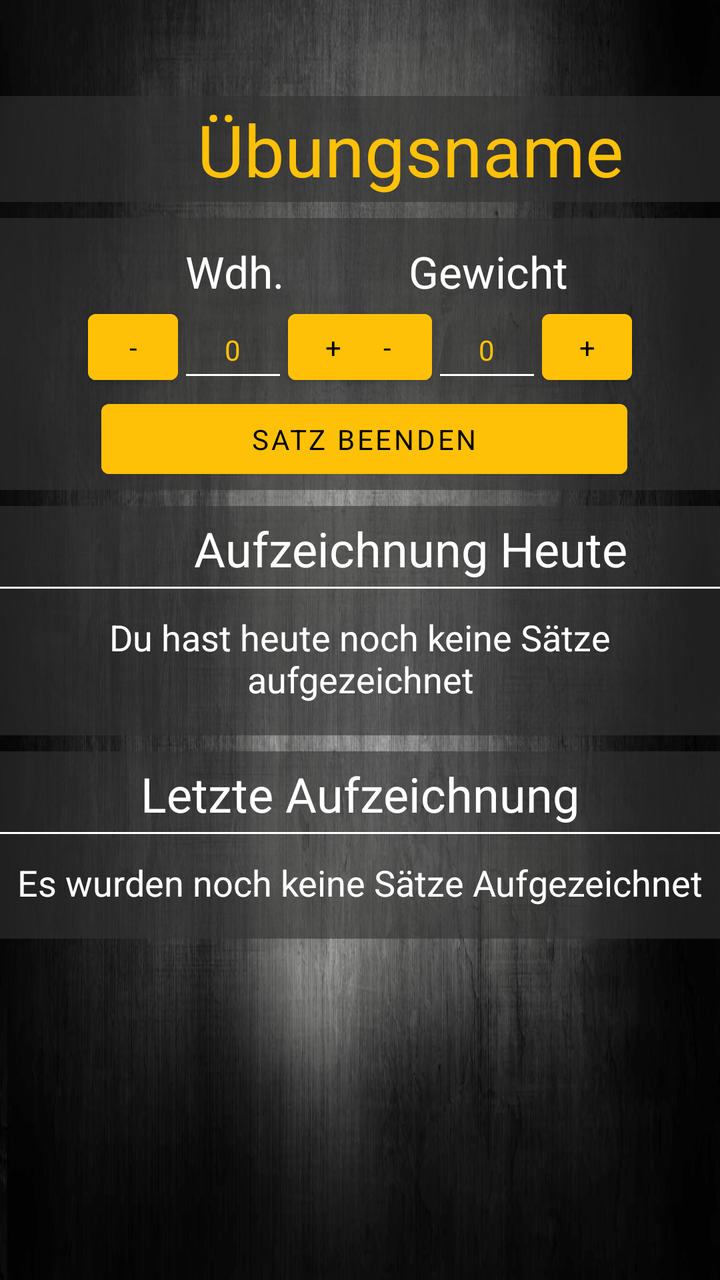
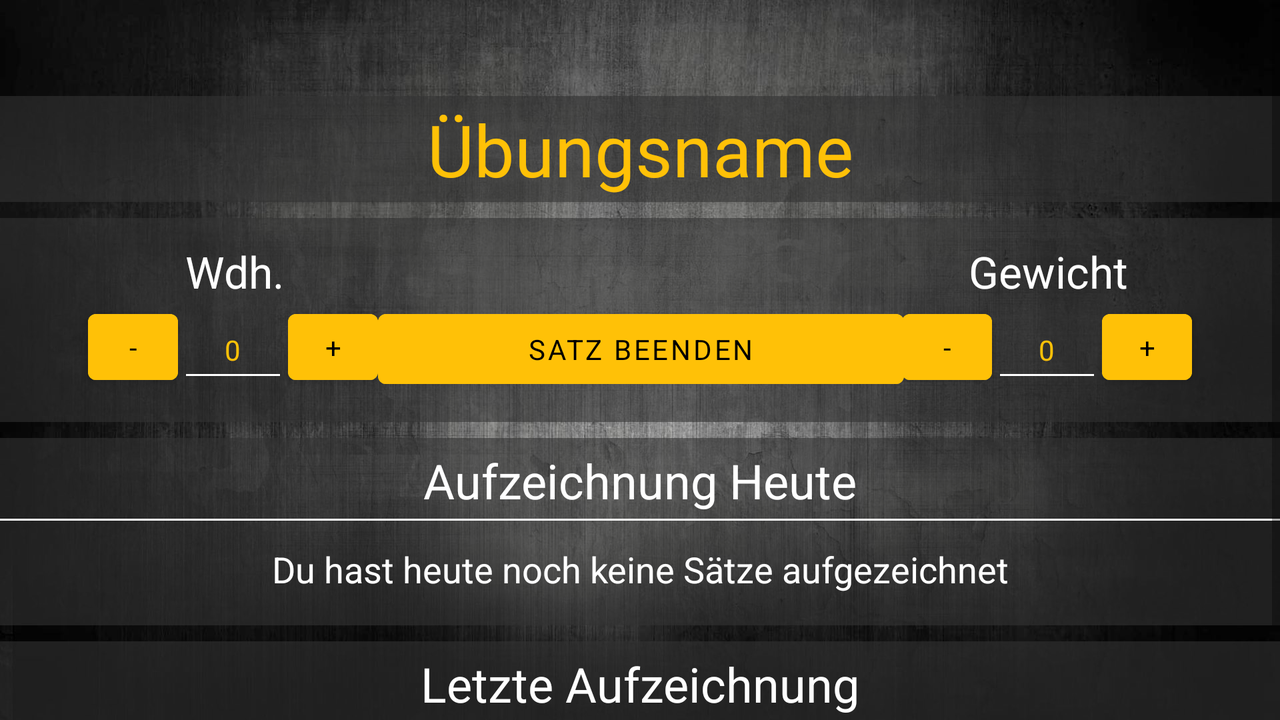

Compare how this app lays out the same screen by default and in its alternative resource folder. The renders come first, then the two layout files and the values they reference.
<!-- AndroidManifest.xml: application theme Theme.MyFitnessBuddy -->
<!-- res/layout/fragment_exercisedetail.xml -->
<?xml version="1.0" encoding="utf-8"?>
<androidx.constraintlayout.widget.ConstraintLayout xmlns:android="http://schemas.android.com/apk/res/android"
    xmlns:app="http://schemas.android.com/apk/res-auto"
    xmlns:tools="http://schemas.android.com/tools"
    android:layout_width="match_parent"
    android:layout_height="match_parent"
    android:background="@drawable/backround4"
    android:orientation="vertical"
    tools:context="PME.myfitnessbuddy.view.ui.exercise.ExerciseDetailsFragment"
    android:clickable="true"
    android:focusable="true">

    

    <ScrollView
        android:layout_width="match_parent"
        android:layout_height="wrap_content"
        app:layout_constraintStart_toStartOf="parent"
        app:layout_constraintTop_toTopOf="parent">


        <androidx.constraintlayout.widget.ConstraintLayout
            android:id="@+id/constraintLayout3"
            android:layout_width="match_parent"
            android:layout_height="match_parent">

            <TextView
                android:id="@+id/fragment_exercise_id"
                style="@style/AccentText"
                android:layout_width="410dp"
                android:layout_height="53dp"
                android:layout_marginTop="48dp"
                android:background="@color/primaryTransparent"
                android:gravity="center"
                android:text="@string/exercisedetail_exercise_name"
                android:textAlignment="center"
                android:textSize="36sp"
                app:layout_constraintStart_toStartOf="parent"
                app:layout_constraintTop_toTopOf="parent" />

            <androidx.constraintlayout.widget.ConstraintLayout
                android:id="@+id/constraintLayout5"
                android:layout_width="match_parent"
                android:layout_height="136dp"
                android:layout_marginTop="8dp"
                style="@style/TransparentPrimaryBackround"
                app:layout_constraintEnd_toEndOf="parent"
                app:layout_constraintHorizontal_bias="0.0"
                app:layout_constraintStart_toStartOf="parent"
                app:layout_constraintTop_toBottomOf="@+id/fragment_exercise_id">

                <Button
                    android:id="@+id/exercisedetail_reps_increase_button"
                    style="@style/defaultButton"
                    android:layout_width="45dp"
                    android:layout_height="45dp"
                    android:text="@string/exercisedetail_increase_button"
                    app:layout_constraintStart_toEndOf="@+id/exercisedetail_reps_input"
                    app:layout_constraintTop_toBottomOf="@+id/exercisedetail_reps_textview" />

                <Button
                    android:id="@+id/exercisedetail_finish_set_button"
                    style="@style/defaultButton"
                    android:layout_width="263dp"
                    android:layout_height="47dp"
                    android:layout_marginStart="76dp"
                    android:layout_marginEnd="72dp"
                    android:text="@string/exercisedetail_finish_set_button"
                    app:layout_constraintEnd_toEndOf="parent"
                    app:layout_constraintStart_toStartOf="parent"
                    app:layout_constraintTop_toBottomOf="@+id/exercisedetail_reps_input" />

                <EditText
                    android:id="@+id/exercisedetail_reps_input"
                    style="@style/defaultEditText"
                    android:layout_width="55dp"
                    android:layout_height="45dp"
                    android:ems="10"
                    android:gravity="center"
                    android:inputType="numberDecimal"
                    android:text="@string/exercisedetail_input_default"
                    app:layout_constraintStart_toEndOf="@+id/exercisedetail_reps_decrease_button"
                    app:layout_constraintTop_toBottomOf="@+id/exercisedetail_reps_textview"
                    android:importantForAutofill="no"/>

                <EditText
                    android:id="@+id/exercisedetail_weight_input"
                    style="@style/defaultEditText"
                    android:layout_width="55dp"
                    android:layout_height="45dp"
                    android:ems="10"
                    android:gravity="center"
                    android:inputType="numberDecimal"
                    android:text="@string/exercisedetail_input_default"
                    app:layout_constraintEnd_toStartOf="@+id/exercisedetail_weight_increase_button"
                    app:layout_constraintTop_toBottomOf="@+id/exercisedetail_weight_textview"
                    android:importantForAutofill="no"/>

                <Button
                    android:id="@+id/exercisedetail_weight_increase_button"
                    style="@style/defaultButton"
                    android:layout_width="45dp"
                    android:layout_height="45dp"
                    android:layout_marginEnd="44dp"
                    android:text="@string/exercisedetail_increase_button"
                    app:layout_constraintEnd_toEndOf="parent"
                    app:layout_constraintTop_toBottomOf="@+id/exercisedetail_weight_textview" />

                <Button
                    android:id="@+id/exercisedetail_weight_decrease_button"
                    style="@style/defaultButton"
                    android:layout_width="45dp"
                    android:layout_height="45dp"
                    android:text="@string/exercisedetail_decrease_button"
                    app:layout_constraintEnd_toStartOf="@+id/exercisedetail_weight_input"
                    app:layout_constraintTop_toBottomOf="@+id/exercisedetail_weight_textview" />

                <TextView
                    android:id="@+id/exercisedetail_reps_textview"
                    style="@style/WhiteText"
                    android:layout_width="59dp"
                    android:layout_height="30dp"
                    android:layout_marginStart="88dp"
                    android:layout_marginTop="12dp"
                    android:text="@string/exercisedetail_reps_label"
                    android:textAlignment="center"
                    android:textSize="22dp"
                    app:layout_constraintStart_toStartOf="parent"
                    app:layout_constraintTop_toTopOf="parent" />

                <TextView
                    android:id="@+id/exercisedetail_weight_textview"
                    style="@style/WhiteText"
                    android:layout_width="88dp"
                    android:layout_height="30dp"
                    android:layout_marginTop="12dp"
                    android:layout_marginEnd="72dp"
                    android:text="@string/exercisedetail_weight_label"
                    android:textAlignment="center"
                    android:textSize="22dp"
                    app:layout_constraintEnd_toEndOf="parent"
                    app:layout_constraintTop_toTopOf="parent" />

                <Button
                    android:id="@+id/exercisedetail_reps_decrease_button"
                    style="@style/defaultButton"
                    android:layout_width="45dp"
                    android:layout_height="45dp"
                    android:layout_marginStart="44dp"
                    android:layout_marginTop="42dp"
                    android:text="@string/exercisedetail_decrease_button"
                    app:layout_constraintStart_toStartOf="parent"
                    app:layout_constraintTop_toTopOf="parent" />

            </androidx.constraintlayout.widget.ConstraintLayout>

            <androidx.constraintlayout.widget.ConstraintLayout
                android:id="@+id/exercisedetail_constraintLayout_actualLog"
                android:layout_width="match_parent"
                android:layout_height="wrap_content"
                android:layout_marginTop="8dp"
                style="@style/TransparentPrimaryBackround"
                app:layout_constraintEnd_toEndOf="parent"
                app:layout_constraintHorizontal_bias="0.0"
                app:layout_constraintStart_toStartOf="parent"
                app:layout_constraintTop_toBottomOf="@+id/constraintLayout5">

                <TextView
                    android:id="@+id/exercisedetail_today_log_label_textview"
                    style="@style/WhiteText"
                    android:layout_width="411dp"
                    android:layout_height="wrap_content"
                    android:layout_marginTop="5dp"
                    android:gravity="center"
                    android:text="@string/exercisedetail_actual_log_label"
                    android:textAlignment="center"
                    android:textSize="24sp"
                    app:layout_constraintStart_toStartOf="parent"
                    app:layout_constraintTop_toTopOf="parent" />

                <View
                    android:layout_width="match_parent"
                    android:layout_height="1dp"
                    android:layout_marginTop="3dp"
                    android:background="@color/white"
                    app:layout_constraintEnd_toEndOf="parent"
                    app:layout_constraintStart_toStartOf="parent"
                    app:layout_constraintTop_toBottomOf="@+id/exercisedetail_today_log_label_textview" />

                <TextView
                    android:id="@+id/exercisedetail_today_log_textview"
                    style="@style/WhiteText"
                    android:layout_width="match_parent"
                    android:layout_height="wrap_content"
                    android:layout_marginTop="16dp"
                    android:layout_marginBottom="16dp"
                    android:text="@string/exercisedetail_actual_log_default"
                    android:textAlignment="center"
                    android:textSize="18sp"
                    app:layout_constraintBottom_toBottomOf="parent"
                    app:layout_constraintEnd_toEndOf="parent"
                    app:layout_constraintStart_toStartOf="parent"
                    app:layout_constraintTop_toBottomOf="@+id/exercisedetail_today_log_label_textview" />
            </androidx.constraintlayout.widget.ConstraintLayout>

            <androidx.constraintlayout.widget.ConstraintLayout
                android:id="@+id/exercisedetail_constraintLayout_lastLog"
                android:layout_width="match_parent"
                android:layout_height="wrap_content"
                android:layout_marginTop="8dp"
                style="@style/TransparentPrimaryBackround"
                app:layout_constraintEnd_toEndOf="parent"
                app:layout_constraintHorizontal_bias="0.0"
                app:layout_constraintStart_toStartOf="parent"
                app:layout_constraintTop_toBottomOf="@+id/exercisedetail_constraintLayout_actualLog">

                <TextView
                    android:id="@+id/exercisedetail_last_log_label_textview"
                    style="@style/WhiteText"
                    android:layout_width="match_parent"
                    android:layout_height="wrap_content"
                    android:layout_marginTop="5dp"
                    android:gravity="center"
                    android:text="@string/exercisedetail_last_log_label"
                    android:textSize="24sp"
                    app:layout_constraintStart_toStartOf="parent"
                    app:layout_constraintTop_toTopOf="parent" />

                <View
                    android:layout_width="match_parent"
                    android:layout_height="1dp"
                    android:layout_marginTop="3dp"
                    android:background="@color/white"
                    app:layout_constraintEnd_toEndOf="parent"
                    app:layout_constraintStart_toStartOf="parent"
                    app:layout_constraintTop_toBottomOf="@+id/exercisedetail_last_log_label_textview" />

                <TextView
                    android:id="@+id/exercisedetail_last_log_textview"
                    style="@style/WhiteText"
                    android:layout_width="match_parent"
                    android:layout_height="wrap_content"
                    android:layout_marginTop="16dp"
                    android:layout_marginBottom="16dp"
                    android:text="@string/exercisedetail_last_log_default"
                    android:textAlignment="center"
                    android:textSize="18sp"
                    app:layout_constraintBottom_toBottomOf="parent"
                    app:layout_constraintEnd_toEndOf="parent"
                    app:layout_constraintStart_toStartOf="parent"
                    app:layout_constraintTop_toBottomOf="@+id/exercisedetail_last_log_label_textview" />
            </androidx.constraintlayout.widget.ConstraintLayout>

        </androidx.constraintlayout.widget.ConstraintLayout>
    </ScrollView>

</androidx.constraintlayout.widget.ConstraintLayout>
<!-- resources referenced by this layout -->
<resources>
  <color name="primaryTransparent">#99333333</color>
  <color name="white">#FFFFFFFF</color>
  <!-- drawable backround4: jpg bitmap (drawable, 255880 bytes) -->
  <string name="exercisedetail_actual_log_default">Du hast heute noch keine Sätze aufgezeichnet</string>
  <string name="exercisedetail_actual_log_label">Aufzeichnung Heute</string>
  <string name="exercisedetail_decrease_button">-</string>
  <string name="exercisedetail_exercise_name">Übungsname</string>
  <string name="exercisedetail_finish_set_button">Satz beenden</string>
  <string name="exercisedetail_increase_button">+</string>
  <string name="exercisedetail_input_default">0</string>
  <string name="exercisedetail_last_log_default">Es wurden noch keine Sätze Aufgezeichnet</string>
  <string name="exercisedetail_last_log_label">Letzte Aufzeichnung</string>
  <string name="exercisedetail_reps_label">Wdh.</string>
  <string name="exercisedetail_weight_label">Gewicht</string>
  <style name="AccentText" parent="TextAppearance.AppCompat">
              <item name="android:textColor">@color/accent</item>
          </style>
  <style name="TransparentPrimaryBackround" parent="TextAppearance.AppCompat">
          <item name="android:background">@color/primaryTransparent</item>
      </style>
  <style name="WhiteText" parent="TextAppearance.AppCompat">
          <item name="android:textColor">@color/white</item>
      </style>
  <style name="defaultButton" parent="TextAppearance.AppCompat">
          <item name="android:backgroundTint">@color/accent</item>
          <item name="android:textColor">@color/primaryDark</item>
  
      </style>
  <style name="defaultEditText" parent="TextAppearance.AppCompat">
          <item name="android:backgroundTint">@color/white</item>
          <item name="android:textColor">@color/accent</item>
  
      </style>
  <style name="Theme.MyFitnessBuddy" parent="Theme.MaterialComponents.Light.DarkActionBar">
          
          <item name="colorPrimary">@color/primary</item>
          <item name="colorOnPrimary">@color/white</item>
          
          <item name="colorSecondary">@color/accent</item>
          <item name="colorSecondaryVariant">@color/accent</item>
          <item name="colorOnSecondary">@color/primaryDark</item>
          
          <item name="android:statusBarColor" tools:targetApi="l">@color/primaryDark</item>
          
          <item name="android:actionModeCloseDrawable">@color/primary</item>
      </style>
  <color name="accent">#FFC107</color>
  <color name="primaryDark">#FF000000</color>
  <color name="primary">#333333</color>
</resources>
<!-- res/layout-land/fragment_exercisedetail.xml (the repository's variant of the layout above) -->
<!-- drawn on the phone turned sideways -->
<?xml version="1.0" encoding="utf-8"?>
<androidx.constraintlayout.widget.ConstraintLayout xmlns:android="http://schemas.android.com/apk/res/android"
    xmlns:app="http://schemas.android.com/apk/res-auto"
    xmlns:tools="http://schemas.android.com/tools"
    android:layout_width="match_parent"
    android:layout_height="match_parent"
    android:background="@drawable/backround4"
    android:orientation="vertical"
    tools:context="PME.myfitnessbuddy.view.ui.exercise.ExerciseDetailsFragment"
    android:clickable="true"
    android:focusable="true">

    

    <ScrollView
        android:layout_width="match_parent"
        android:layout_height="wrap_content"
        app:layout_constraintStart_toStartOf="parent"
        app:layout_constraintTop_toTopOf="parent">


        <androidx.constraintlayout.widget.ConstraintLayout
            android:id="@+id/constraintLayout3"
            android:layout_width="match_parent"
            android:layout_height="match_parent">

            <TextView
                android:id="@+id/fragment_exercise_id"
                style="@style/AccentText"
                android:layout_width="match_parent"
                android:layout_height="53dp"
                android:layout_marginTop="48dp"
                android:background="@color/primaryTransparent"
                android:gravity="center"
                android:text="@string/exercisedetail_exercise_name"
                android:textAlignment="center"
                android:textSize="36sp"
                app:layout_constraintStart_toStartOf="parent"
                app:layout_constraintTop_toTopOf="parent" />

            <androidx.constraintlayout.widget.ConstraintLayout
                android:id="@+id/constraintLayout5"
                style="@style/TransparentPrimaryBackround"
                android:layout_width="match_parent"
                android:layout_height="102dp"
                android:layout_marginTop="8dp"
                app:layout_constraintEnd_toEndOf="parent"
                app:layout_constraintHorizontal_bias="0.0"
                app:layout_constraintStart_toStartOf="parent"
                app:layout_constraintTop_toBottomOf="@+id/fragment_exercise_id">

                <Button
                    android:id="@+id/exercisedetail_reps_increase_button"
                    style="@style/defaultButton"
                    android:layout_width="45dp"
                    android:layout_height="45dp"
                    android:text="@string/exercisedetail_increase_button"
                    app:layout_constraintStart_toEndOf="@+id/exercisedetail_reps_input"
                    app:layout_constraintTop_toBottomOf="@+id/exercisedetail_reps_textview" />

                <Button
                    android:id="@+id/exercisedetail_finish_set_button"
                    style="@style/defaultButton"
                    android:layout_width="263dp"
                    android:layout_height="47dp"
                    android:layout_marginStart="76dp"
                    android:layout_marginTop="42dp"
                    android:layout_marginEnd="72dp"
                    android:text="@string/exercisedetail_finish_set_button"
                    app:layout_constraintEnd_toEndOf="parent"
                    app:layout_constraintHorizontal_bias="0.493"
                    app:layout_constraintStart_toStartOf="parent"
                    app:layout_constraintTop_toTopOf="parent" />

                <EditText
                    android:id="@+id/exercisedetail_reps_input"
                    style="@style/defaultEditText"
                    android:layout_width="55dp"
                    android:layout_height="45dp"
                    android:ems="10"
                    android:gravity="center"
                    android:importantForAutofill="no"
                    android:inputType="numberDecimal"
                    android:text="@string/exercisedetail_input_default"
                    app:layout_constraintStart_toEndOf="@+id/exercisedetail_reps_decrease_button"
                    app:layout_constraintTop_toBottomOf="@+id/exercisedetail_reps_textview" />

                <EditText
                    android:id="@+id/exercisedetail_weight_input"
                    style="@style/defaultEditText"
                    android:layout_width="55dp"
                    android:layout_height="45dp"
                    android:ems="10"
                    android:gravity="center"
                    android:importantForAutofill="no"
                    android:inputType="numberDecimal"
                    android:text="@string/exercisedetail_input_default"
                    app:layout_constraintEnd_toStartOf="@+id/exercisedetail_weight_increase_button"
                    app:layout_constraintTop_toBottomOf="@+id/exercisedetail_weight_textview" />

                <Button
                    android:id="@+id/exercisedetail_weight_increase_button"
                    style="@style/defaultButton"
                    android:layout_width="45dp"
                    android:layout_height="45dp"
                    android:layout_marginEnd="44dp"
                    android:text="@string/exercisedetail_increase_button"
                    app:layout_constraintEnd_toEndOf="parent"
                    app:layout_constraintTop_toBottomOf="@+id/exercisedetail_weight_textview" />

                <Button
                    android:id="@+id/exercisedetail_weight_decrease_button"
                    style="@style/defaultButton"
                    android:layout_width="45dp"
                    android:layout_height="45dp"
                    android:text="@string/exercisedetail_decrease_button"
                    app:layout_constraintEnd_toStartOf="@+id/exercisedetail_weight_input"
                    app:layout_constraintTop_toBottomOf="@+id/exercisedetail_weight_textview" />

                <TextView
                    android:id="@+id/exercisedetail_reps_textview"
                    style="@style/WhiteText"
                    android:layout_width="59dp"
                    android:layout_height="30dp"
                    android:layout_marginStart="88dp"
                    android:layout_marginTop="12dp"
                    android:text="@string/exercisedetail_reps_label"
                    android:textAlignment="center"
                    android:textSize="22dp"
                    app:layout_constraintStart_toStartOf="parent"
                    app:layout_constraintTop_toTopOf="parent" />

                <TextView
                    android:id="@+id/exercisedetail_weight_textview"
                    style="@style/WhiteText"
                    android:layout_width="88dp"
                    android:layout_height="30dp"
                    android:layout_marginTop="12dp"
                    android:layout_marginEnd="72dp"
                    android:text="@string/exercisedetail_weight_label"
                    android:textAlignment="center"
                    android:textSize="22dp"
                    app:layout_constraintEnd_toEndOf="parent"
                    app:layout_constraintTop_toTopOf="parent" />

                <Button
                    android:id="@+id/exercisedetail_reps_decrease_button"
                    style="@style/defaultButton"
                    android:layout_width="45dp"
                    android:layout_height="45dp"
                    android:layout_marginStart="44dp"
                    android:layout_marginTop="42dp"
                    android:text="@string/exercisedetail_decrease_button"
                    app:layout_constraintStart_toStartOf="parent"
                    app:layout_constraintTop_toTopOf="parent" />

            </androidx.constraintlayout.widget.ConstraintLayout>

            <androidx.constraintlayout.widget.ConstraintLayout
                android:id="@+id/exercisedetail_constraintLayout_actualLog"
                android:layout_width="match_parent"
                android:layout_height="wrap_content"
                android:layout_marginTop="8dp"
                style="@style/TransparentPrimaryBackround"
                app:layout_constraintEnd_toEndOf="parent"
                app:layout_constraintHorizontal_bias="0.0"
                app:layout_constraintStart_toStartOf="parent"
                app:layout_constraintTop_toBottomOf="@+id/constraintLayout5">

                <TextView
                    android:id="@+id/exercisedetail_today_log_label_textview"
                    style="@style/WhiteText"
                    android:layout_width="match_parent"
                    android:layout_height="wrap_content"
                    android:layout_marginTop="5dp"
                    android:gravity="center"
                    android:text="@string/exercisedetail_actual_log_label"
                    android:textAlignment="center"
                    android:textSize="24sp"
                    app:layout_constraintStart_toStartOf="parent"
                    app:layout_constraintTop_toTopOf="parent" />

                <View
                    android:layout_width="match_parent"
                    android:layout_height="1dp"
                    android:layout_marginTop="3dp"
                    android:background="@color/white"
                    app:layout_constraintEnd_toEndOf="parent"
                    app:layout_constraintStart_toStartOf="parent"
                    app:layout_constraintTop_toBottomOf="@+id/exercisedetail_today_log_label_textview" />

                <TextView
                    android:id="@+id/exercisedetail_today_log_textview"
                    style="@style/WhiteText"
                    android:layout_width="match_parent"
                    android:layout_height="wrap_content"
                    android:layout_marginTop="16dp"
                    android:layout_marginBottom="16dp"
                    android:text="@string/exercisedetail_actual_log_default"
                    android:textAlignment="center"
                    android:textSize="18sp"
                    app:layout_constraintBottom_toBottomOf="parent"
                    app:layout_constraintEnd_toEndOf="parent"
                    app:layout_constraintStart_toStartOf="parent"
                    app:layout_constraintTop_toBottomOf="@+id/exercisedetail_today_log_label_textview" />
            </androidx.constraintlayout.widget.ConstraintLayout>

            <androidx.constraintlayout.widget.ConstraintLayout
                android:id="@+id/exercisedetail_constraintLayout_lastLog"
                android:layout_width="match_parent"
                android:layout_height="wrap_content"
                android:layout_marginTop="8dp"
                style="@style/TransparentPrimaryBackround"
                app:layout_constraintEnd_toEndOf="parent"
                app:layout_constraintHorizontal_bias="0.0"
                app:layout_constraintStart_toStartOf="parent"
                app:layout_constraintTop_toBottomOf="@+id/exercisedetail_constraintLayout_actualLog">

                <TextView
                    android:id="@+id/exercisedetail_last_log_label_textview"
                    style="@style/WhiteText"
                    android:layout_width="match_parent"
                    android:layout_height="wrap_content"
                    android:layout_marginTop="5dp"
                    android:gravity="center"
                    android:text="@string/exercisedetail_last_log_label"
                    android:textSize="24sp"
                    app:layout_constraintStart_toStartOf="parent"
                    app:layout_constraintTop_toTopOf="parent" />

                <View
                    android:layout_width="match_parent"
                    android:layout_height="1dp"
                    android:layout_marginTop="3dp"
                    android:background="@color/white"
                    app:layout_constraintEnd_toEndOf="parent"
                    app:layout_constraintStart_toStartOf="parent"
                    app:layout_constraintTop_toBottomOf="@+id/exercisedetail_last_log_label_textview" />

                <TextView
                    android:id="@+id/exercisedetail_last_log_textview"
                    style="@style/WhiteText"
                    android:layout_width="match_parent"
                    android:layout_height="wrap_content"
                    android:layout_marginTop="16dp"
                    android:layout_marginBottom="16dp"
                    android:text="@string/exercisedetail_last_log_default"
                    android:textAlignment="center"
                    android:textSize="18sp"
                    app:layout_constraintBottom_toBottomOf="parent"
                    app:layout_constraintEnd_toEndOf="parent"
                    app:layout_constraintStart_toStartOf="parent"
                    app:layout_constraintTop_toBottomOf="@+id/exercisedetail_last_log_label_textview" />
            </androidx.constraintlayout.widget.ConstraintLayout>

        </androidx.constraintlayout.widget.ConstraintLayout>
    </ScrollView>

</androidx.constraintlayout.widget.ConstraintLayout>
